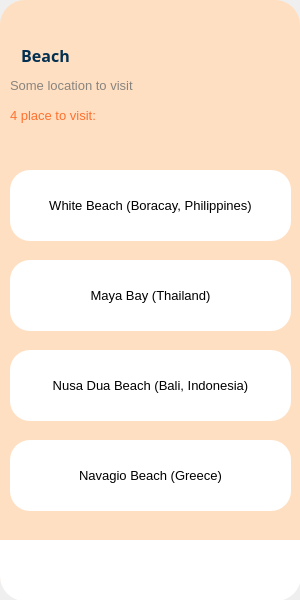
<?xml version="1.0" encoding="UTF-8"?>
<ui version="4.0">
 <class>MainWindow</class>
 <widget class="QMainWindow" name="MainWindow">
  <property name="geometry">
   <rect>
    <x>0</x>
    <y>0</y>
    <width>300</width>
    <height>600</height>
   </rect>
  </property>
  <property name="windowTitle">
   <string>MainWindow</string>
  </property>
  <widget class="QWidget" name="centralwidget">
   <widget class="QWidget" name="widget" native="true">
    <property name="geometry">
     <rect>
      <x>0</x>
      <y>0</y>
      <width>300</width>
      <height>600</height>
     </rect>
    </property>
    <property name="minimumSize">
     <size>
      <width>300</width>
      <height>600</height>
     </size>
    </property>
    <property name="maximumSize">
     <size>
      <width>300</width>
      <height>600</height>
     </size>
    </property>
    <property name="styleSheet">
     <string notr="true">QWidget#widget {
	background-color:rgb(255, 223, 194);
	border-radius: 25px;
}</string>
    </property>
    <widget class="QLabel" name="label">
     <property name="geometry">
      <rect>
       <x>0</x>
       <y>30</y>
       <width>91</width>
       <height>51</height>
      </rect>
     </property>
     <property name="font">
      <font>
       <family>Segoe MDL2 Assets</family>
       <pointsize>12</pointsize>
       <weight>75</weight>
       <italic>false</italic>
       <bold>true</bold>
       <underline>false</underline>
      </font>
     </property>
     <property name="styleSheet">
      <string notr="true">color:rgb(3, 48, 81)</string>
     </property>
     <property name="text">
      <string>Beach</string>
     </property>
     <property name="alignment">
      <set>Qt::AlignCenter</set>
     </property>
     <property name="wordWrap">
      <bool>true</bool>
     </property>
    </widget>
    <widget class="QLabel" name="label_2">
     <property name="geometry">
      <rect>
       <x>10</x>
       <y>100</y>
       <width>241</width>
       <height>31</height>
      </rect>
     </property>
     <property name="font">
      <font>
       <family>MS Shell Dlg 2</family>
       <pointsize>10</pointsize>
      </font>
     </property>
     <property name="styleSheet">
      <string notr="true">color:rgb(255, 112, 46)</string>
     </property>
     <property name="text">
      <string>4 place to visit:</string>
     </property>
    </widget>
    <widget class="QLabel" name="label_7">
     <property name="geometry">
      <rect>
       <x>10</x>
       <y>70</y>
       <width>191</width>
       <height>31</height>
      </rect>
     </property>
     <property name="font">
      <font>
       <pointsize>10</pointsize>
      </font>
     </property>
     <property name="styleSheet">
      <string notr="true">color:rgb(136, 132, 126)</string>
     </property>
     <property name="text">
      <string>Some location to visit</string>
     </property>
    </widget>
    <widget class="QPushButton" name="pushButton_6">
     <property name="geometry">
      <rect>
       <x>10</x>
       <y>170</y>
       <width>281</width>
       <height>71</height>
      </rect>
     </property>
     <property name="font">
      <font>
       <pointsize>10</pointsize>
      </font>
     </property>
     <property name="styleSheet">
      <string notr="true">QPushButton {
    background-color:rgb(255, 255, 255);
    border-radius: 20px;
}

QPushButton:hover {
    background-color: rgb(208, 208, 208);
}
</string>
     </property>
     <property name="text">
      <string>White Beach (Boracay, Philippines)</string>
     </property>
     <property name="icon">
      <iconset>
       <normaloff>../Resource/Images/Location.png</normaloff>../Resource/Images/Location.png</iconset>
     </property>
     <property name="iconSize">
      <size>
       <width>30</width>
       <height>30</height>
      </size>
     </property>
    </widget>
    <widget class="QLabel" name="label_5">
     <property name="geometry">
      <rect>
       <x>0</x>
       <y>540</y>
       <width>301</width>
       <height>61</height>
      </rect>
     </property>
     <property name="styleSheet">
      <string notr="true">QWidget {
    border-top-left-radius: 0px; 
    border-top-right-radius: 0px;
    border-bottom-left-radius: 25px;
    border-bottom-right-radius: 25px;
    background-color:rgb(255, 255, 255)
}</string>
     </property>
     <property name="text">
      <string/>
     </property>
    </widget>
    <widget class="QPushButton" name="pushButton_10">
     <property name="geometry">
      <rect>
       <x>10</x>
       <y>260</y>
       <width>281</width>
       <height>71</height>
      </rect>
     </property>
     <property name="font">
      <font>
       <pointsize>10</pointsize>
      </font>
     </property>
     <property name="styleSheet">
      <string notr="true">QPushButton {
    background-color:rgb(255, 255, 255);
    border-radius: 20px;
}

QPushButton:hover {
    background-color: rgb(208, 208, 208);
}
</string>
     </property>
     <property name="text">
      <string>Maya Bay (Thailand)</string>
     </property>
     <property name="icon">
      <iconset>
       <normaloff>../Resource/Images/Location.png</normaloff>../Resource/Images/Location.png</iconset>
     </property>
     <property name="iconSize">
      <size>
       <width>30</width>
       <height>30</height>
      </size>
     </property>
    </widget>
    <widget class="QPushButton" name="pushButton_9">
     <property name="geometry">
      <rect>
       <x>10</x>
       <y>350</y>
       <width>281</width>
       <height>71</height>
      </rect>
     </property>
     <property name="font">
      <font>
       <pointsize>10</pointsize>
      </font>
     </property>
     <property name="styleSheet">
      <string notr="true">QPushButton {
    background-color:rgb(255, 255, 255);
    border-radius: 20px;
}

QPushButton:hover {
    background-color: rgb(208, 208, 208);
}
</string>
     </property>
     <property name="text">
      <string>Nusa Dua Beach (Bali, Indonesia)</string>
     </property>
     <property name="icon">
      <iconset>
       <normaloff>../Resource/Images/Location.png</normaloff>../Resource/Images/Location.png</iconset>
     </property>
     <property name="iconSize">
      <size>
       <width>30</width>
       <height>30</height>
      </size>
     </property>
    </widget>
    <widget class="QPushButton" name="pushButton_12">
     <property name="geometry">
      <rect>
       <x>10</x>
       <y>440</y>
       <width>281</width>
       <height>71</height>
      </rect>
     </property>
     <property name="font">
      <font>
       <pointsize>10</pointsize>
      </font>
     </property>
     <property name="styleSheet">
      <string notr="true">QPushButton {
    background-color:rgb(255, 255, 255);
    border-radius: 20px;
}

QPushButton:hover {
    background-color: rgb(208, 208, 208);
}
</string>
     </property>
     <property name="text">
      <string>Navagio Beach (Greece)</string>
     </property>
     <property name="icon">
      <iconset>
       <normaloff>../Resource/Images/Location.png</normaloff>../Resource/Images/Location.png</iconset>
     </property>
     <property name="iconSize">
      <size>
       <width>30</width>
       <height>30</height>
      </size>
     </property>
    </widget>
    <widget class="QPushButton" name="pushButton">
     <property name="geometry">
      <rect>
       <x>20</x>
       <y>550</y>
       <width>61</width>
       <height>41</height>
      </rect>
     </property>
     <property name="styleSheet">
      <string notr="true">QPushButton {
    background-color:rgb(255, 255, 255);
    border-radius: 20px;
}

QPushButton:hover {
    background-color:rgb(208, 208, 208);
}
</string>
     </property>
     <property name="text">
      <string/>
     </property>
     <property name="icon">
      <iconset>
       <normaloff>../Resource/Images/Home button.png</normaloff>../Resource/Images/Home button.png</iconset>
     </property>
     <property name="iconSize">
      <size>
       <width>60</width>
       <height>60</height>
      </size>
     </property>
    </widget>
    <widget class="QPushButton" name="pushButton_7">
     <property name="geometry">
      <rect>
       <x>210</x>
       <y>550</y>
       <width>71</width>
       <height>41</height>
      </rect>
     </property>
     <property name="styleSheet">
      <string notr="true">QPushButton {
    background-color:rgb(255, 255, 255);
    border-radius: 20px;
}

QPushButton:hover {
    background-color:rgb(208, 208, 208);
}
</string>
     </property>
     <property name="text">
      <string/>
     </property>
     <property name="icon">
      <iconset>
       <normaloff>../Resource/Images/Exit.png</normaloff>../Resource/Images/Exit.png</iconset>
     </property>
     <property name="iconSize">
      <size>
       <width>30</width>
       <height>30</height>
      </size>
     </property>
    </widget>
    <widget class="QPushButton" name="pushButton_8">
     <property name="geometry">
      <rect>
       <x>110</x>
       <y>550</y>
       <width>71</width>
       <height>41</height>
      </rect>
     </property>
     <property name="styleSheet">
      <string notr="true">QPushButton {
    background-color:rgb(255, 255, 255);
    border-radius: 20px;
}

QPushButton:hover {
    background-color:rgb(208, 208, 208);
}
</string>
     </property>
     <property name="text">
      <string/>
     </property>
     <property name="icon">
      <iconset>
       <normaloff>../Resource/Images/Menu.png</normaloff>../Resource/Images/Menu.png</iconset>
     </property>
     <property name="iconSize">
      <size>
       <width>30</width>
       <height>30</height>
      </size>
     </property>
    </widget>
   </widget>
  </widget>
 </widget>
 <resources/>
 <connections/>
</ui>
